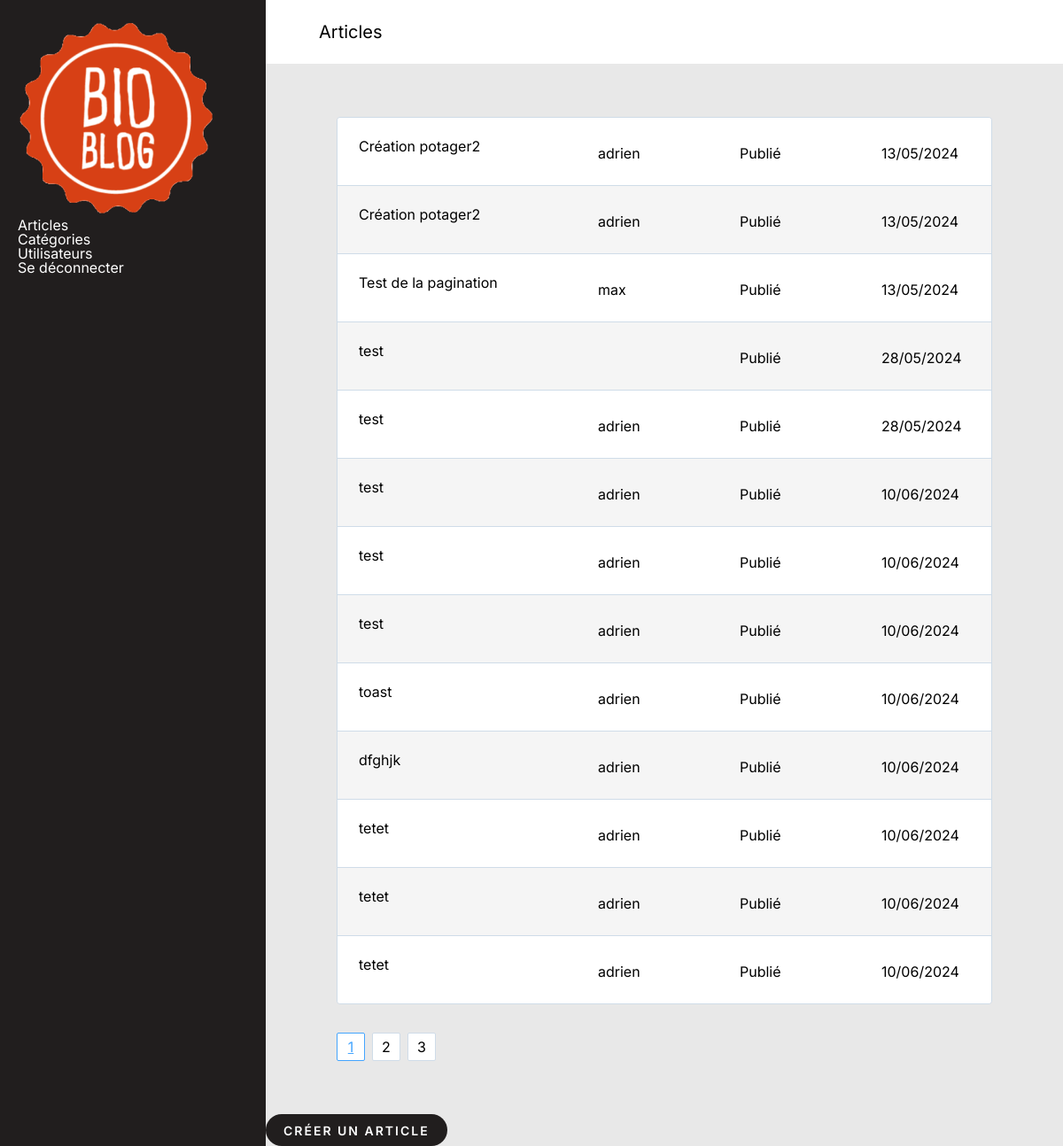
The app's page /admin/posts-list.php (signed in) with its own data.
### tables this page shows
CREATE TABLE `posts` (
  `id` int(11) NOT NULL AUTO_INCREMENT,
  `title` varchar(255) DEFAULT NULL,
  `content` text,
  `status` tinyint(1) DEFAULT NULL,
  `thumbnail` varchar(255) DEFAULT NULL,
  `user_id` int(11) DEFAULT NULL,
  `created_at` datetime NOT NULL DEFAULT CURRENT_TIMESTAMP,
  `updated_at` datetime NOT NULL DEFAULT CURRENT_TIMESTAMP,
  `delete` tinyint(1) DEFAULT NULL,
  PRIMARY KEY (`id`),
  KEY `user_id` (`user_id`),
  CONSTRAINT `posts_ibfk_1` FOREIGN KEY (`user_id`) REFERENCES `users` (`id`)
);

CREATE TABLE `users` (
  `id` int(11) NOT NULL AUTO_INCREMENT,
  `username` varchar(255) NOT NULL,
  `password` varchar(255) NOT NULL,
  `mail` varchar(255) NOT NULL,
  PRIMARY KEY (`id`),
  UNIQUE KEY `username_unique` (`username`) USING BTREE,
  UNIQUE KEY `mail_unique` (`mail`) USING BTREE
);

### public/admin/posts-list.php (the view, shortened to what this page needs)
<?php
require_once '../../config/database.php';
$query = "SELECT p.id, p.title, p.status, p.created_at, u.username
FROM posts p
LEFT JOIN users u ON p.user_id = u.id";
$statement = $pdo->prepare( $query );
$statement->execute();
$posts = $statement->fetchAll();
?>
<!DOCTYPE html>
<html lang="fr">
<head>
	<link rel="stylesheet" href="../assets/css/reset.css">
	<link rel="stylesheet" href="../assets/css/app.css">
</head>
<body class="admin post --list">
	<?php include_once 'includes/header.php'; ?>
	<main>
		<section class="admin-header">
			<h1>Articles</h1>
		</section>
		<section class="admin-content">
			<table>
				<?php foreach ( $posts as $post ) :
					$status = ($post['status']) ? "Publié" : "Brouillon";
					$created_at = date("d/m/Y", strtotime($post['created_at']));
					?>
					<tr class="post-id-<?php echo $post['id']; ?>">
						<td>
							<h3>
								<a href="posts-edit.php?id=<?php echo $post['id']; ?>"><?php echo $post['title']; ?></a>
							</h3>
							<div>
							</div>
						</td>
						<td><?php echo $post['username']; ?></td>
						<td><?php echo $status; ?></td>
						<td><?php echo $created_at; ?></td>
					</tr>
				<?php endforeach; ?>
			</table>
			<ol class="pagination">
				<li class="active">
					<a href="">1</a>
				</li>
				<li>
					<a href="">2</a>
				</li>
				<li>
					<a href="">3</a>
				</li>
			</ol>
		</section>
		<aside>
			<a class="button-primary button-small button" href="posts-edit.php">Créer un article</a>
		</aside>
	</main>
</body>
</html>

### public/assets/css/app.css (style rules this page uses)
:root { --color-blue: #44A5FF; --color-red: #D32C2E; --color-green: #D9EDBF; --color-blue-light: #CFDCE8; --font-primary: "Inter", sans-serif; --font-secondary: "Roboto Serif", serif; }
html, body, div, span, applet, object, iframe, h1, h2, h3, h4, h5, h6, p, blockquote, pre, a, abbr, acronym, address, big, cite, code, del, dfn, em, img, ins, kbd, q, s, samp, small, strike, strong, sub, sup, tt, var, b, u, i, center, dl, dt, dd, ol, ul, li, fieldset, form, label, legend, table, caption, tbody, tfoot, thead, tr, th, td, article, aside, canvas, details, embed, figure, figcaption, footer, header, hgroup, menu, nav, output, ruby, section, summary, time, mark, audio, video { margin: 0; padding: 0; border: 0; font-size: 100%; font: inherit; vertical-align: baseline; }
article, aside, details, figcaption, figure, footer, header, hgroup, menu, nav, section { display: block; }
body { line-height: 1; }
ol, ul { list-style: none; }
table { border-collapse: collapse; border-spacing: 0; }
*, *::before, *::after { box-sizing: border-box; outline: none; }
html { font-family: -apple-system, BlinkMacSystemFont, "Segoe UI", "Roboto", "Oxygen", "Ubuntu", "Cantarell", "Fira Sans", "Droid Sans", "Helvetica Neue", sans-serif; font-size: 62.5%; -webkit-font-smoothing: antialiased; -moz-osx-font-smoothing: grayscale; }
body { font-family: var(--font-primary); font-optical-sizing: auto; font-variation-settings: "slnt" 0; font-weight: 400; font-size: 1.6rem; }
button, a { cursor: pointer; }
::placeholder { color: #78818A; }
.button { display: inline-block; text-decoration: none; }
.button-primary { padding: 2rem 6.4rem; font-size: 1.4rem; line-height: 1.4rem; font-weight: 600; letter-spacing: 0.2rem; text-transform: uppercase; color: white; background-color: #211E1E; border: none; border-radius: 5.2rem; }
.button-small { padding: 1.2rem 2rem 1rem; }
.pagination { display: flex; gap: 0.8rem; margin-top: 3.2rem; }
.pagination li a { display: flex; align-items: center; justify-content: center; padding-bottom: 1px; width: 3.2rem; height: 3.2rem; text-decoration: none; color: currentColor; background-color: white; border: 1px solid var(--color-blue-light); border-radius: 2px; }
.pagination li.active a { color: var(--color-blue); border-color: var(--color-blue); text-decoration: underline; }
.admin { display: grid; gap: 0; grid-template-columns: 1fr; background-color: rgba(33, 30, 30, 0.1); }
@media screen and (min-width: 801px) { .admin { grid-template-columns: 30rem 1fr; } }
.admin-header { padding: 2rem 6rem; font-size: 2rem; line-height: 3.2rem; background-color: white; }
.admin-content { padding: 6rem 8rem; }
.admin-content table { overflow: hidden; display: block; width: 100%; border: 1px solid var(--color-blue-light); border-radius: 4px; }
.admin-content table tr { width: 100%; }
.admin-content table a { color: currentColor; text-decoration: none; }
.admin-content tr { display: grid; grid-template-columns: 1fr repeat(3, 10rem); gap: 6rem; align-items: center; padding: 2.4rem 2.4rem 2rem; background-color: white; }
.admin-content tr:not(:first-child) { border-top: 1px solid var(--color-blue-light); }
.admin.post .admin-content tr:nth-child(2n) { background-color: rgba(255, 255, 255, 0.6); }

### records on screen
posts: title "Création potager2", user.username "adrien", status "Publié", created_at "13/05/2024"
posts: title "Création potager2", user.username "adrien", status "Publié", created_at "13/05/2024"
posts: title "Test de la pagination", user.username "max", status "Publié", created_at "13/05/2024"
posts: title "test", status "Publié", created_at "28/05/2024"
posts: title "test", user.username "adrien", status "Publié", created_at "28/05/2024"
posts: title "test", user.username "adrien", status "Publié", created_at "10/06/2024"
posts: title "test", user.username "adrien", status "Publié", created_at "10/06/2024"
posts: title "test", user.username "adrien", status "Publié", created_at "10/06/2024"
posts: title "toast", user.username "adrien", status "Publié", created_at "10/06/2024"
posts: title "dfghjk", user.username "adrien", status "Publié", created_at "10/06/2024"
posts: title "tetet", user.username "adrien", status "Publié", created_at "10/06/2024"
posts: title "tetet", user.username "adrien", status "Publié", created_at "10/06/2024"
posts: title "tetet", user.username "adrien", status "Publié", created_at "10/06/2024"
